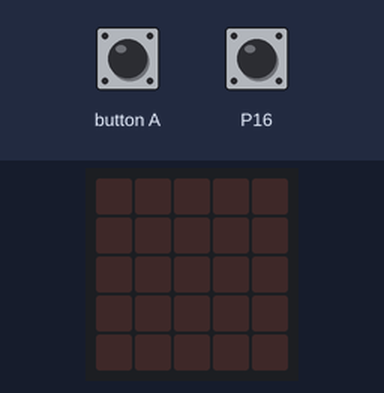
Recording of a program running on a simulated BBC micro:bit (MakeCode). On the bench: the board's 5×5 LED display. The inputs (shaded band) are chosen by the test bench; at power-on: P16 LOW.

Above: at 1.2 s.
1.3 s: P16 pulled HIGH for 0.15 s
At 1.7 s:
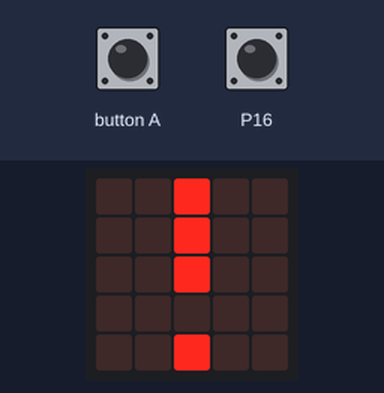
2.9 s: button A pressed for 0.15 s
At 3.6 s:
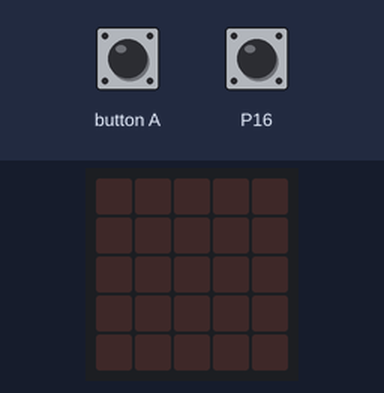
4.5 s: P16 pulled HIGH for 1 s
At 5.4 s:
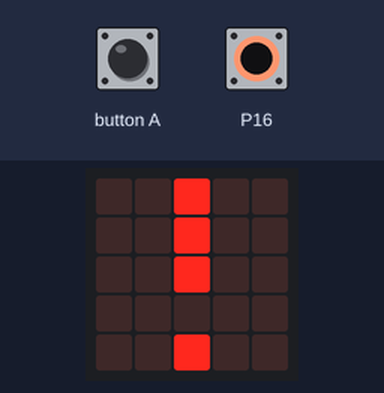
Timing chart, 0 to 7.5 s (numbered marks = the images above; inputs shaded):
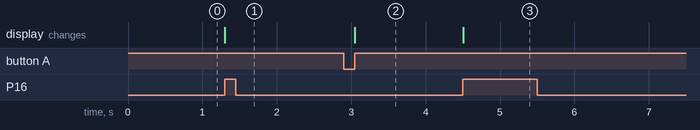

Measured:
- after the input at 1.3 s, the display: changes at once (image 1)
- after the input at 2.9 s, the display: changes after 0.15 s (image 2)
- after the input at 4.5 s, the display: changes at once (image 3)

The program:

main.ts
```typescript
input.onButtonPressed(Button.A, function () {
    basic.showLeds(`
        . . . . .
        . . . . .
        . . . . .
        . . . . .
        . . . . .
        `)
})
let état_pasé = 0
let état_actuel = 0
basic.forever(function () {
    état_actuel = pins.digitalReadPin(DigitalPin.P16)
    if (état_actuel != état_pasé) {
        basic.showLeds(`
            . . # . .
            . . # . .
            . . # . .
            . . . . .
            . . # . .
            `)
    }
    état_pasé = état_actuel
})
```

test.ts
```typescript
// les tests vont ici ; cela ne sera pas compilé si ce paquet est utilisé en tant qu'extension.
```
